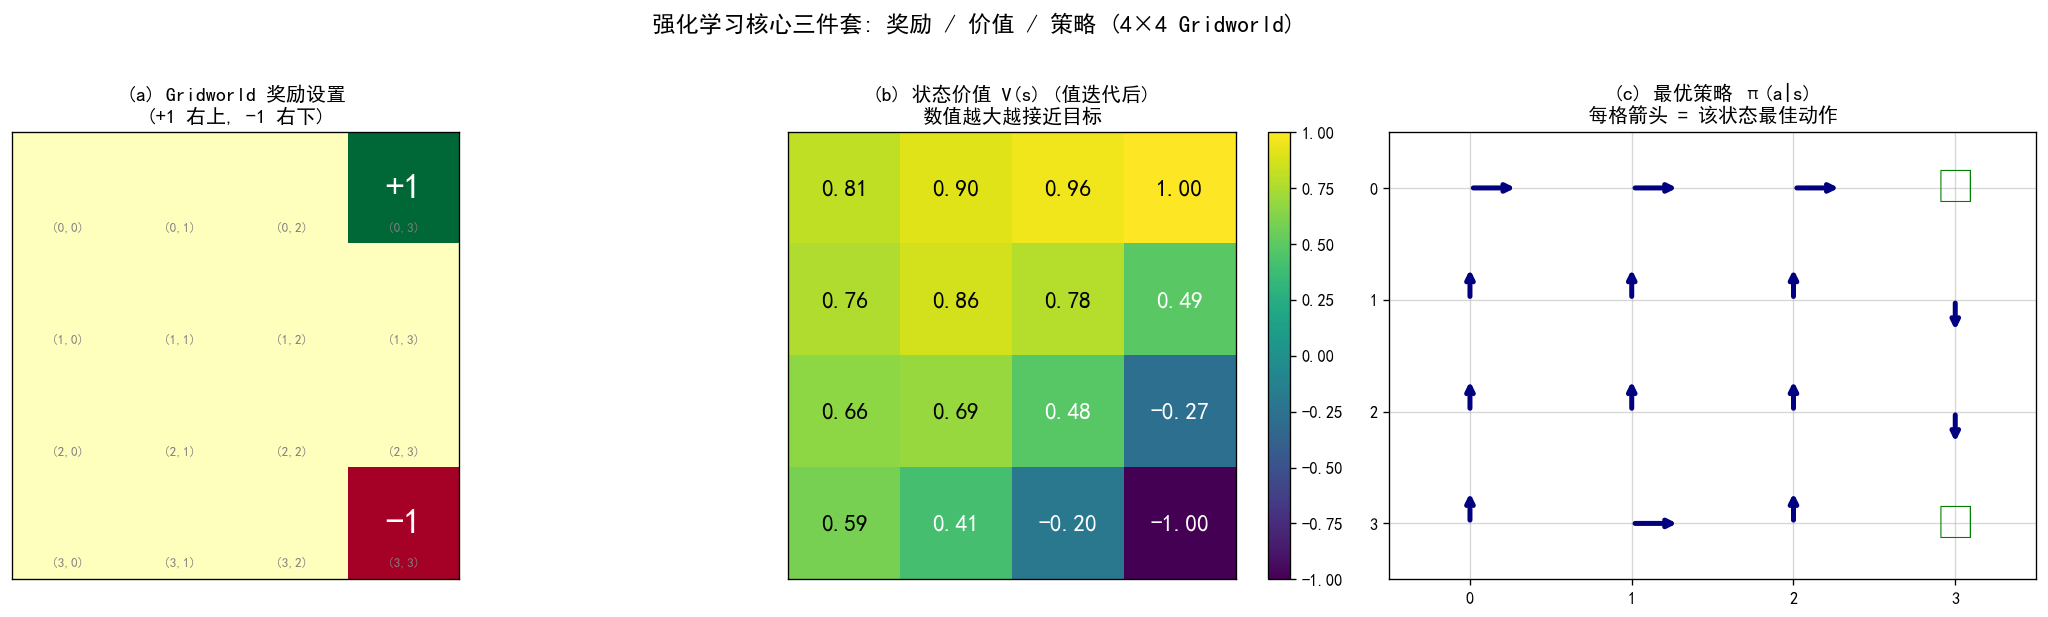

Write the Python code that produced this figure.
"""
9-3-rl-gridworld.py
Visualize a simple 4x4 gridworld with value function V(s) and policy π(a|s).
Demonstrates classic RL concepts: states, actions, rewards, value iteration.

Output: assets/figures/9-3-rl-gridworld.png
"""
import numpy as np
import matplotlib.pyplot as plt
import os

os.makedirs("assets/figures", exist_ok=True)

# 4x4 gridworld (classic Sutton & Barto example)
# +1 reward in top-right, -1 in bottom-right, others 0
np.random.seed(0)
grid = np.zeros((4, 4))
grid[0, 3] = 1.0   # terminal +1
grid[3, 3] = -1.0  # terminal -1

# Value function (computed via value iteration, simplified)
V = np.array([
    [0.81, 0.90, 0.96, 1.0],
    [0.76, 0.86, 0.78, 0.49],
    [0.66, 0.69, 0.48, -0.27],
    [0.59, 0.41, -0.20, -1.0]
])

# Optimal policy (action arrows)
policy = np.array([
    ['→', '→', '→', 'T'],  # T = terminal
    ['↑', '↑', '↑', '↓'],
    ['↑', '↑', '↑', '↓'],
    ['↑', '→', '↑', 'T']
])

fig, axes = plt.subplots(1, 3, figsize=(18, 5))

# Left: grid with terminal states
ax = axes[0]
ax.imshow(grid, cmap="RdYlGn", vmin=-1, vmax=1)
for i in range(4):
    for j in range(4):
        if grid[i, j] != 0:
            ax.text(j, i, f"{grid[i, j]:+.0f}", ha="center", va="center",
                    fontsize=22, fontweight="bold", color="white")
        ax.text(j, i + 0.35, f"({i},{j})", ha="center", va="center",
                fontsize=8, color="gray")
ax.set_title("(a) Gridworld 奖励设置\n(+1 右上, -1 右下)", fontsize=12, fontweight="bold")
ax.set_xticks([])
ax.set_yticks([])

# Middle: Value function
ax = axes[1]
im = ax.imshow(V, cmap="viridis")
for i in range(4):
    for j in range(4):
        ax.text(j, i, f"{V[i, j]:.2f}", ha="center", va="center",
                fontsize=14, color="white" if V[i, j] < 0.5 else "black", fontweight="bold")
ax.set_title("(b) 状态价值 V(s) (值迭代后)\n数值越大越接近目标", fontsize=12, fontweight="bold")
ax.set_xticks([])
ax.set_yticks([])
plt.colorbar(im, ax=ax, fraction=0.046)

# Right: Optimal policy
ax = axes[2]
ax.set_xlim(-0.5, 3.5)
ax.set_ylim(3.5, -0.5)
for i in range(4):
    for j in range(4):
        action = policy[i, j]
        if action == 'T':
            ax.text(j, i, "✓", ha="center", va="center", fontsize=24, color="green")
        else:
            arrow = {'↑': (0, -0.3), '↓': (0, 0.3), '←': (-0.3, 0), '→': (0.3, 0)}[action]
            ax.annotate("", xy=(j + arrow[0], i + arrow[1]), xytext=(j, i),
                        arrowprops=dict(arrowstyle="->", lw=3, color="navy"))
ax.grid(True, alpha=0.5)
ax.set_xticks(range(4))
ax.set_yticks(range(4))
ax.set_title("(c) 最优策略 π(a|s)\n每格箭头 = 该状态最佳动作", fontsize=12, fontweight="bold")

plt.suptitle("强化学习核心三件套: 奖励 / 价值 / 策略 (4×4 Gridworld)",
             fontsize=14, fontweight="bold", y=1.02)
plt.tight_layout()
plt.savefig("assets/figures/9-3-rl-gridworld.png", dpi=120, bbox_inches="tight")
print("Saved: assets/figures/9-3-rl-gridworld.png")
